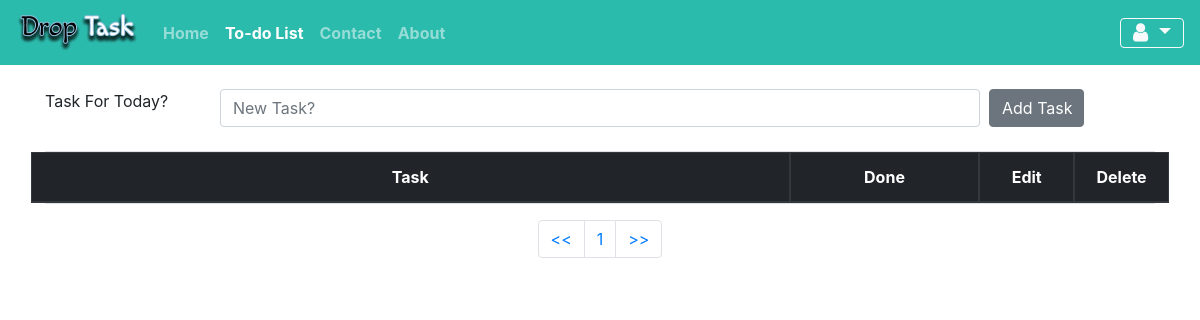
The page /todolist/ (signed in) on the database as committed earlier.
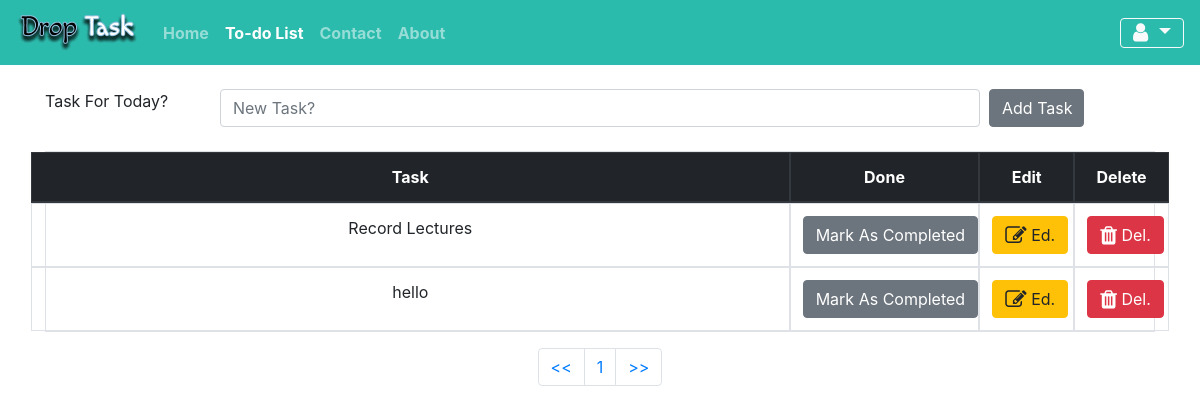
The same page on the database as committed later.
### todolist/models.py (models this page shows, shortened)
class TaskList(models.Model):
    manager = models.ForeignKey(User, on_delete=models.CASCADE, default=None)
    task = models.CharField(max_length=300)
    done = models.BooleanField(default=False)  # By default it's not done, because i made it false

### todolist/views.py (the view)
# urls.py: path('', include('todolist.urls')),
@login_required
def todolist(request):
    if request.method == 'POST':   ## If i want add anything in db
        form = TaskForm(request.POST or None) ## If i want add anything in db
        if form.is_valid():  ## If i want add anything in db
            instance = form.save(commit=False)  ## commit=False, to access manager
            instance.manager = request.user
            instance.save()
        messages.success(request, ("Task Added Successfully"))
        return redirect('todolist')
    else:
        all_tasks = TaskList.objects.filter(manager=request.user) ## Task of logged in user only
        paginator = Paginator(all_tasks, 7)
        page = request.GET.get('pg')
        all_tasks = paginator.get_page(page)
        return render(request, 'todolist.html', {'all_tasks': all_tasks})  ## all obj

### todolist/templates/todolist.html (shortened to what this page needs)
{% extends 'base.html' %}
{% block todoactive %} active {% endblock todoactive %}
{% block content %}
<div class="container">
    <br>
<form method="POST" class="row">
    <label class="col-lg-2">Task For Today?</label>
    <input type="text" name="task" class="form-control col-lg-8" placeholder="New Task?">&nbsp;&nbsp;
    <button type="submit" class="btn btn-secondary col-lg-1">Add Task</button>
</form>
    <br>
  <table class="table table-bordered text-center">
      <thead class="thead-dark">
        <tr class="row">
          <th class="col-8">Task</th>
          <th class="col-2">Done</th>
          <th class="col-1">Edit</th>
          <th class="col-1">Delete</th>
        </tr>
      </thead>
  <tbody>
{% if all_tasks %}
  {% for obj in all_tasks %}
      {% if obj.done %}
        <tr class="table-success row">
          <td class="col-8"><del>{{ obj.task }}</del></td>
          <td class="col-2"><a class="btn btn-dark" href="{% url 'pending_task' obj.id %}">Mark As Pending</a></td>
          <td class="col-1"><a class="btn btn-warning" href="{% url 'edit_task' obj.id %}"><i class="fa fa-edit fa-lg"></i> Ed.</a></td>
          <td class="col-1"><a class="btn btn-danger" href="{% url 'delete_task' obj.id %}"><i class="fa fa-trash fa-lg"></i> Del.</a></td>
        </tr>
      {% else %}
          <tr class="row">
          <td class="col-8">{{ obj.task }}</td>
          <td class="col-2"><a class="btn btn-secondary" href="{% url 'complete_task' obj.id %}">Mark As Completed</a></td>
          <td class="col-1"><a class="btn btn-warning" href="{% url 'edit_task' obj.id %}"><i class="fa fa-edit fa-lg"></i> Ed.</a></td>
          <td class="col-1"><a class="btn btn-danger" href="{% url 'delete_task' obj.id %}"><i class="fa fa-trash fa-lg"></i> Del.</a></td>
        </tr>
      {% endif %}
  {% endfor %}
{% endif %}
  </tbody>
  </table>
<nav aria-label="Page navigation example">
  <ul class="pagination justify-content-center">
    <li class="page-item"><a class="page-link" href="?pg=1"><<</a></li>
    <li class="page-item"><a class="page-link" href="?pg={{ all_tasks.number }}">{{ all_tasks.number }}</a></li>
      <li class="page-item"><a class="page-link" href="?pg={{ all_tasks.paginator.num_pages }}">>></a></li>
  </ul>
</nav>
</div>
{% endblock %}

Rows that differ between the two databases and show on the page:
now on this page (row edited): TaskList: task "Record Lectures"
now on this page (row edited): TaskList: task "hello"
